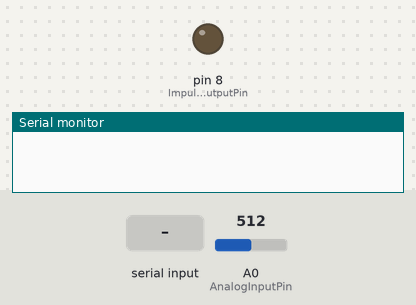
This sketch was run on a simulated Arduino Uno, built with avr-gcc and run on an emulated ATmega328P. Shown: output pins drawn as LEDs (lit = HIGH), the last lines printed to the serial monitor. Inputs (shaded band) come from the test bench; at power-on: A0 (AnalogInputPin) = 512.

Above: at 1.2 s.
1.3 s: "SYN" received over Serial
At 2.7 s:
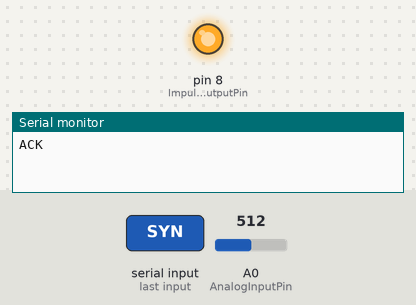
Timing chart, 0 to 4.3 s (numbered marks = the images above; inputs shaded):
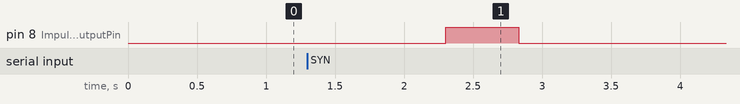

The sketch:

Statemachine.ino
```cpp
#define AnalogInputPin A0
#define ImpulseOutputPin 8
#define Offset 1
#define Amplification 10
#define level 0.00489
#define MaxElements 100
#define SampleInterval 500

float aryVoltage[MaxElements];
float aryTime[MaxElements];
String startCommand;

int index = 0;
unsigned long startMillis;
byte State;

void setup() {
  Serial.begin(115200);
  pinMode(AnalogInputPin, INPUT);
  pinMode(ImpulseOutputPin, OUTPUT);
  State = 1;
}

void loop() {

  switch (State) {
    case 1:
      if (WaitForStart())
      {
        State = 2;
      }
      break;
    case 2:
      EmitPulse();
      State = 3;
      break;
    case 3:
      SampleSignal();
      State = 4;
      break;
    case 4:
      PrintOut();
      State = 5;
      break;
    case 5:
      ResetAll();
      break;
  }
}


// State 1
bool WaitForStart()
{
  while (Serial.available()) {
  }
  startCommand = Serial.readString();
  if (startCommand == "SYN")
  {
    Serial.println("ACK");
    return true;
  }
  return false;
}

// Function 1 in State 3
void EmitPulse() {
  digitalWrite(ImpulseOutputPin, HIGH); // Activate impulse
  startMillis = millis();              // Store time
}

// Function 2 in State 3
void SampleSignal() {
  while (millis() - startMillis < SampleInterval) // Sample signal
  {
    aryVoltage[index] = analogRead(AnalogInputPin); // Store voltage
    aryTime[index] = millis() - startMillis;        // Store time
    index++;
    delay(20);
  }
}

void PrintOut() {
  for (int i = 0; i < index; i++) // Send edited voltage and time to PC
  {
    aryVoltage[i] = ((aryVoltage[i] * level - Offset) / Amplification) * 1000;
    Serial.print(aryVoltage[i], 3); // Send original voltage value
    Serial.print(";");
    Serial.print(aryTime[i]); // Send time value
    Serial.println();
  }
  Serial.println("FIN");
}

void ResetAll() {
  digitalWrite(ImpulseOutputPin, LOW); // Deactivate impulse
  index = 0;
  startMillis = 0;
  State = 1;
  Serial.end(); // Disconnect
  delay(5000);
  Serial.begin(115200); // Establish connection
}
```

Measured:
- after the input at 1.3 s, pin 8 (ImpulseOutputPin): LOW → HIGH after 1.0 s, → LOW 0.53 s later
